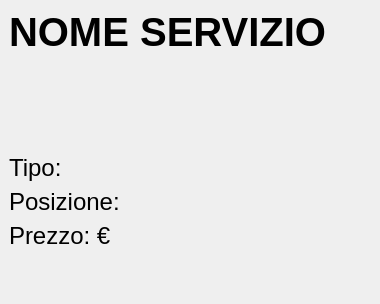
<?xml version="1.0" encoding="UTF-8"?>
<ui version="4.0">
 <class>Servizio</class>
 <widget class="QWidget" name="Servizio">
  <property name="geometry">
   <rect>
    <x>0</x>
    <y>0</y>
    <width>380</width>
    <height>304</height>
   </rect>
  </property>
  <property name="windowTitle">
   <string>Servizio</string>
  </property>
  <widget class="QWidget" name="verticalLayoutWidget">
   <property name="geometry">
    <rect>
     <x>9</x>
     <y>9</y>
     <width>361</width>
     <height>281</height>
    </rect>
   </property>
   <layout class="QVBoxLayout" name="verticalLayout">
    <item>
     <widget class="QLabel" name="labelNome">
      <property name="font">
       <font>
        <pointsize>30</pointsize>
        <weight>75</weight>
        <bold>true</bold>
       </font>
      </property>
      <property name="text">
       <string>NOME SERVIZIO</string>
      </property>
     </widget>
    </item>
    <item>
     <spacer name="verticalSpacer">
      <property name="orientation">
       <enum>Qt::Vertical</enum>
      </property>
      <property name="sizeHint" stdset="0">
       <size>
        <width>20</width>
        <height>40</height>
       </size>
      </property>
     </spacer>
    </item>
    <item>
     <widget class="QLabel" name="labelTipo">
      <property name="font">
       <font>
        <pointsize>18</pointsize>
       </font>
      </property>
      <property name="text">
       <string>Tipo: </string>
      </property>
     </widget>
    </item>
    <item>
     <widget class="QLabel" name="labelPosizione">
      <property name="font">
       <font>
        <pointsize>18</pointsize>
       </font>
      </property>
      <property name="text">
       <string>Posizione:</string>
      </property>
     </widget>
    </item>
    <item>
     <widget class="QLabel" name="labelPrezzo">
      <property name="font">
       <font>
        <pointsize>18</pointsize>
       </font>
      </property>
      <property name="text">
       <string>Prezzo: €</string>
      </property>
     </widget>
    </item>
    <item>
     <spacer name="verticalSpacer_2">
      <property name="orientation">
       <enum>Qt::Vertical</enum>
      </property>
      <property name="sizeType">
       <enum>QSizePolicy::Fixed</enum>
      </property>
      <property name="sizeHint" stdset="0">
       <size>
        <width>20</width>
        <height>40</height>
       </size>
      </property>
     </spacer>
    </item>
   </layout>
  </widget>
 </widget>
 <resources/>
 <connections/>
</ui>
